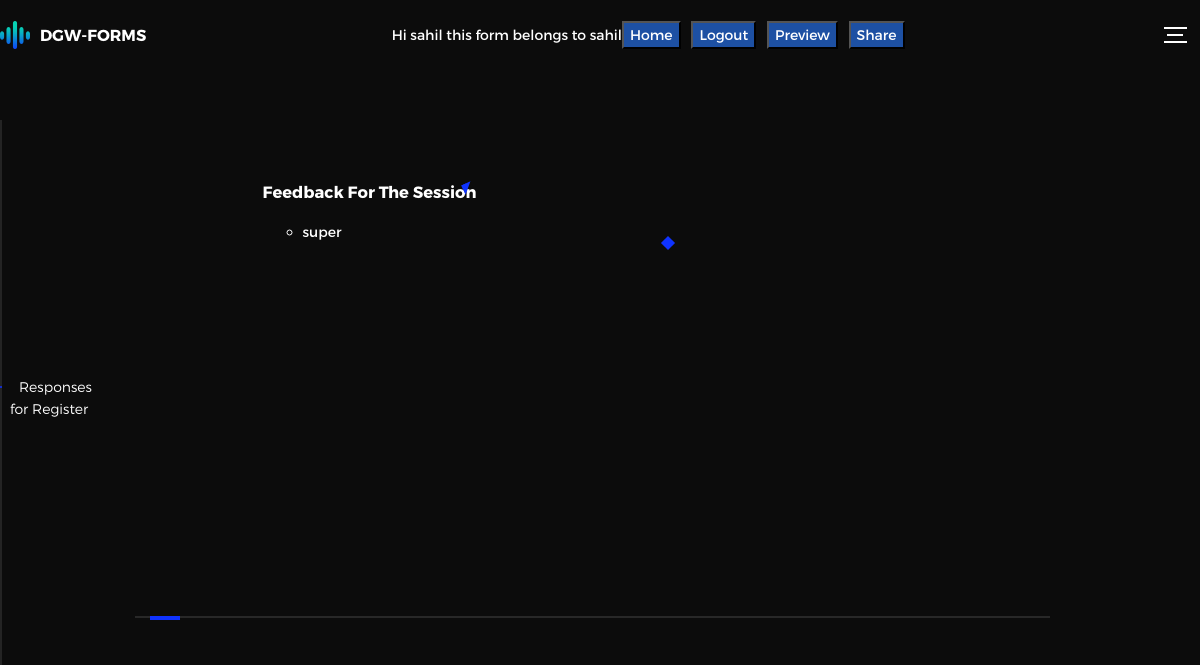
Screenshot of /post/dbbrDKwhQTNEyWSYsWlBlPWRCuIxaqivIJDUdHeAGphMqvxMhmhMvHVvbWxUvnwOYQORATePnKEGbhQiXLFbeGvVHRQmMHleMvod/ (signed in) with the database file from the repository.
### former/models.py (models this page shows, shortened)
class Forms(models.Model):
	user = models.ForeignKey(User,on_delete=models.CASCADE,null=True,blank= True)
	p_id = models.CharField(max_length = 110,primary_key=True)
	form_name = models.CharField(max_length = 50,default='')
	description = models.CharField(max_length=1000,default='')

class question(models.Model):
	id = models.AutoField(primary_key = True)
	ques = models.CharField(max_length = 1000,default=' ')
	qtype = models.CharField(max_length =1, default=0)
	forms = models.ForeignKey(Forms,on_delete = models.CASCADE,null=True, blank=True)

class answer(models.Model):
	ans = models.CharField(max_length = 1000)
	question = models.ForeignKey(question,on_delete = models.CASCADE,null=True, blank=True)
	def __str__(self):
		return self.ans

### former/views.py (the view)
# urls.py: url(r'^post/(?P<pk>[\w-]+)/$',app_views.postQ),
@login_required(redirect_field_name='next',login_url='/login/')
def postQ(request,pk):
	a = Forms.objects.get(p_id = pk)
	if a.user == request.user:
		quest=[]
		quest = a.question_set.all().order_by('id')
		return render(request,'all_reponses.html',{"form":a,"questions":quest})
	else:
		raise Http404('Not accessible.')

### former/templates/all_reponses.html (shortened to what this page needs)
{%load static%}
<!DOCTYPE html>
<html lang="en">
<head>
  <link rel="stylesheet" href="{%static 'css/main.css'%}">
</head>
<body>
<div class="perspective effect-rotate-left">
  <div class="container"><div class="outer-nav--return"></div>
    <div id="viewport" class="l-viewport">
      <div class="l-wrapper">
        <header class="header">
          <a class="header--logo" href="#0">
          <img src="{% static 'images/logo.png'%}" alt="DGW">
            <p>DGW-Forms</p>
          </a>
          <div style="color: #ffffff; text-align: right;">
    {%if not request.user.is_active%}<a href="/login/" style="text-align: right;color: #ffffff"><button style="background-color: #1d50a3;"><label>Login</label></button></a>&nbsp;&nbsp;&nbsp;{% else %}Hi {{request.user}} this form belongs to {{form.user}}<a href="/" style="text-align: right;color: #ffffff"><button style="background-color: #1d50a3;">Home</button></a>&nbsp;&nbsp;&nbsp;<a href="/logout/" style="text-align: right;color: #ffffff"><button style="background-color: #1d50a3;">Logout</button></a>&nbsp;&nbsp;&nbsp;<a href="/{{form.p_id}}/" style="color: #ffffff"><button style="background-color: #1d50a3;">Preview</button></a>&nbsp;&nbsp;
<button id="myBtn" style="background-color: #1d50a3;">Share</button>
{%endif%}</div>
          <div class="header--nav-toggle">
            <span></span>
          </div>
        </header>
        <nav class="l-side-nav">
          <ul class="side-nav">
            <li class="is-active"><span>Responses for {{form.form_name}}</span></li>
          </ul>
        </nav>
        <ul class="l-main-content main-content" style="overflow: auto;">
          <li class="l-section section section--is-active">
            <div class="intro">
              <div class="intro--banner">
            <div class="about">
              <div class="about--banner">
                {%for i in questions%}
                <div class = "make-float">
                  <h3 style="color: #ffffff">{{i.ques}}</h3>
                  <ul>
                    {%for j in i.answer_set.all%}
                    <li>{{j}}</li>
                    {%endfor%}
                  </ul>
                </div>
                {%endfor%}
              </div>
               </div>
            </div>
            </div>
          </li>
        </ul>
      </div>
    </div>
  </div>
</div>
</body>
</html>

### rows the page displays
Forms: user "sahil", form_name "Register"
question: ques "Feedback For The Session"
answer: ans "super"

### other values shown
{{ request.user }} "sahil"
